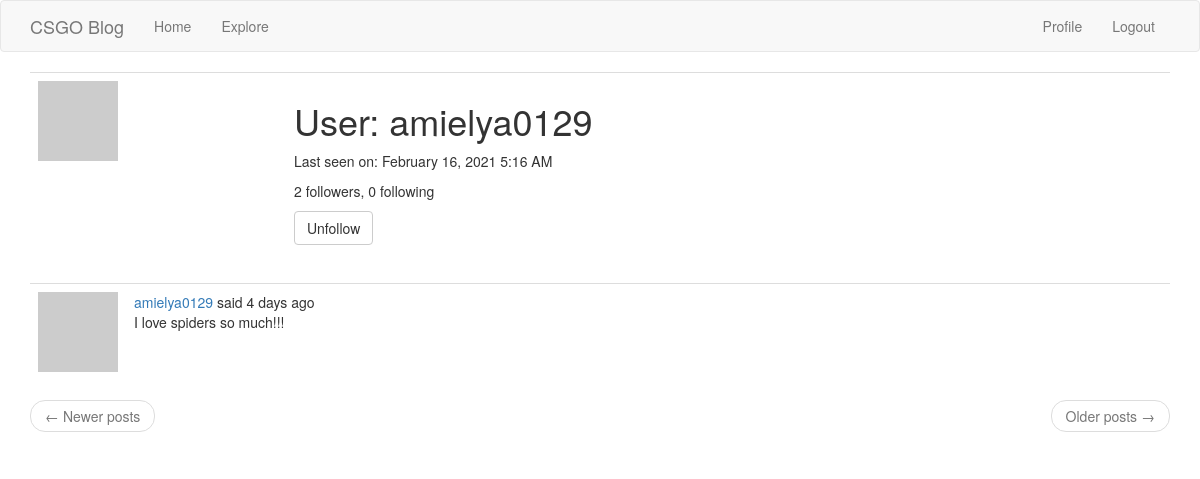
Page /user/amielya0129 (signed in) on the committed database.
### app/models.py (models this page shows, shortened)
class User(UserMixin, db.Model):
    id = db.Column(db.Integer, primary_key=True)
    username = db.Column(db.String(64), index=True, unique=True)
    email = db.Column(db.String(120), index=True, unique=True)
    password_hash = db.Column(db.String(128))
    posts = db.relationship('Post', backref='author', lazy='dynamic')
    about_me = db.Column(db.String(140))
    last_seen = db.Column(db.DateTime, default=datetime.utcnow)
    following = db.relationship(
        'User', secondary=followers,
        primaryjoin=(followers.c.follower_id == id),
        secondaryjoin=(followers.c.following_id == id),
        backref=db.backref('followers', lazy='dynamic'), lazy='dynamic')
    def avatar(self, size):
        digest = md5(self.email.lower().encode('utf-8')).hexdigest()
        return 'https://www.gravatar.com/avatar/{}?d=identicon&s={}'.format(
            digest, size)
    def is_following(self, user):
        return self.following.filter(
            followers.c.following_id == user.id).count() > 0

class Post(db.Model):
    id = db.Column(db.Integer, primary_key=True)
    body = db.Column(db.String(140))
    timestamp = db.Column(db.DateTime, index=True, default=datetime.utcnow)
    user_id = db.Column(db.Integer, db.ForeignKey('user.id'))

### app/routes.py (the view)
@app.route('/user/<username>')
@login_required
def user(username):
    user = User.query.filter_by(username=username).first_or_404()
    page = request.args.get('page', 1, type=int)
    posts = user.posts.order_by(Post.timestamp.desc()).paginate(
        page, app.config['POSTS_PER_PAGE'], False)
    next_url = url_for('user', username=user.username, page=posts.next_num) \
        if posts.has_next else None
    prev_url = url_for('user', username=user.username, page=posts.prev_num) \
        if posts.has_prev else None
    form = EmptyForm()
    return render_template('user.html', user=user, posts=posts.items,
                           next_url=next_url, prev_url=prev_url, form=form)

### app/forms.py
class EmptyForm(FlaskForm):
    submit = SubmitField('Submit')

### app/models.py (called while the page is built)
@login.user_loader
def load_user(id):
    return User.query.get(int(id))

### app/routes.py (called while the page is built)
@app.before_request
def before_request():
    if current_user.is_authenticated:
        current_user.last_seen = datetime.utcnow()
        db.session.commit()
    g.locale = str(get_locale())

### app/templates/user.html (shortened to what this page needs)
{% extends "base.html" %}
{% block app_content %}
    <table class="table table-hover">
        <tr>
            <td width="256px"><img src="{{ user.avatar(256) }}"></td>
            <td>
                <h1>{{ _('User') }}: {{ user.username }}</h1>
                {% if user.last_seen %}
                <p>{{ _('Last seen on') }}: {{ moment(user.last_seen).format('LLL') }}</p>
                {% endif %}
                <p>{{ _('%(count)d followers', count=user.followers.count()) }}, {{ _('%(count)d following', count=user.following.count()) }}</p>
                {% if user == current_user %}
                <p><a href="{{ url_for('edit_profile') }}">{{ _('Edit your profile') }}</a></p>
                {% else %}
                <p>
                    <form action="{{ url_for('unfollow', username=user.username) }}" method="post">
                        {{ form.submit(value=_('Unfollow'), class_='btn btn-default') }}
                    </form>
                </p>
                {% endif %}
            </td>
        </tr>
    </table>
    {% for post in posts %}
        {% include '_post.html' %}
    {% endfor %}
    <nav aria-label="...">
        <ul class="pager">
            <li class="previous{% if not prev_url %} disabled{% endif %}">
                <a href="{{ prev_url or '#' }}">
                    <span aria-hidden="true">&larr;</span> {{ _('Newer posts') }}
                </a>
            </li>
            <li class="next{% if not next_url %} disabled{% endif %}">
                <a href="{{ next_url or '#' }}">
                    {{ _('Older posts') }} <span aria-hidden="true">&rarr;</span>
                </a>
            </li>
        </ul>
    </nav>
{% endblock %}

### app/templates/_post.html (shortened to what this page needs)
<table class="table table-hover">
    <tr>
        <td width="70px">
            <a href="{{ url_for('user', username=post.author.username) }}">
                <img src="{{ post.author.avatar(70) }}" />
            </a>
        </td>
        <td>
            {{ _('%(username)s said %(when)s',
                username=user_link, when=moment(post.timestamp).fromNow()) }}
            <br>
            {{ post.body }}
        </td>
    </tr>
</table>

### rows in the picture
User: username "amielya0129", last_seen "February 16, 2021 5:16 AM"
Post: body "I love spiders so much!!!"
